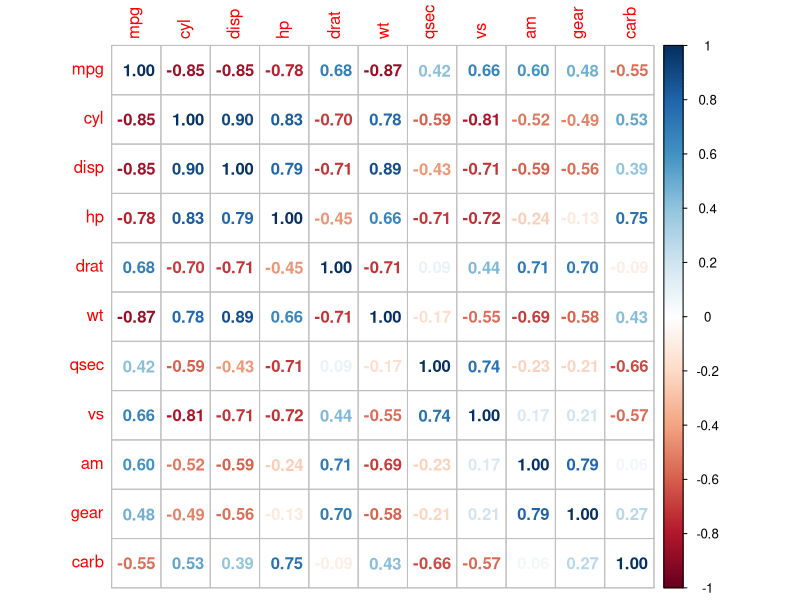

This figure's R source:
#Correlação

#mtcars
str(mtcars)

#Calcular a correlação
r1 <- cor(mtcars$mpg,mtcars$cyl)
r1

#Calcular a correlação explicitando o método 
r2 <- cor(mtcars$mpg,mtcars$cyl,method = "pearson")
r2

#Calcular as correlações entre todas as variáveis
r3 <- cor(mtcars)
r3
round(r3,2)

#Gráfico das correlações do mtcars
library(corrplot)
corrplot(cor(mtcars),method = "number")


#Aplicação do teste Shapiro-Wilk para verificar
#se a distribuição dos dados é normal
#Para a distribuição ser normal, o p-valor tem
#que ser maior do que 0,05
shapiro.test(mtcars$mpg)
